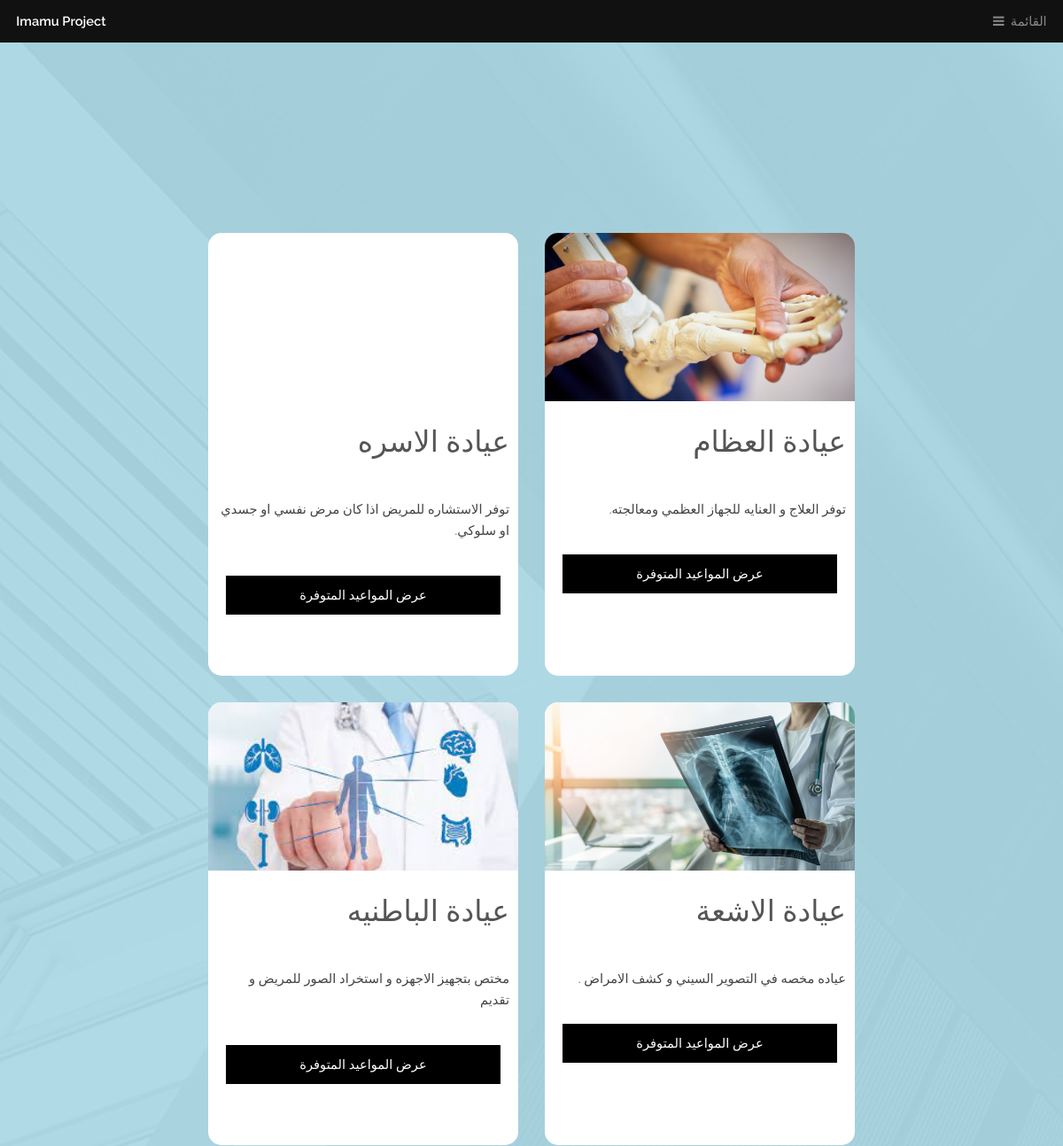
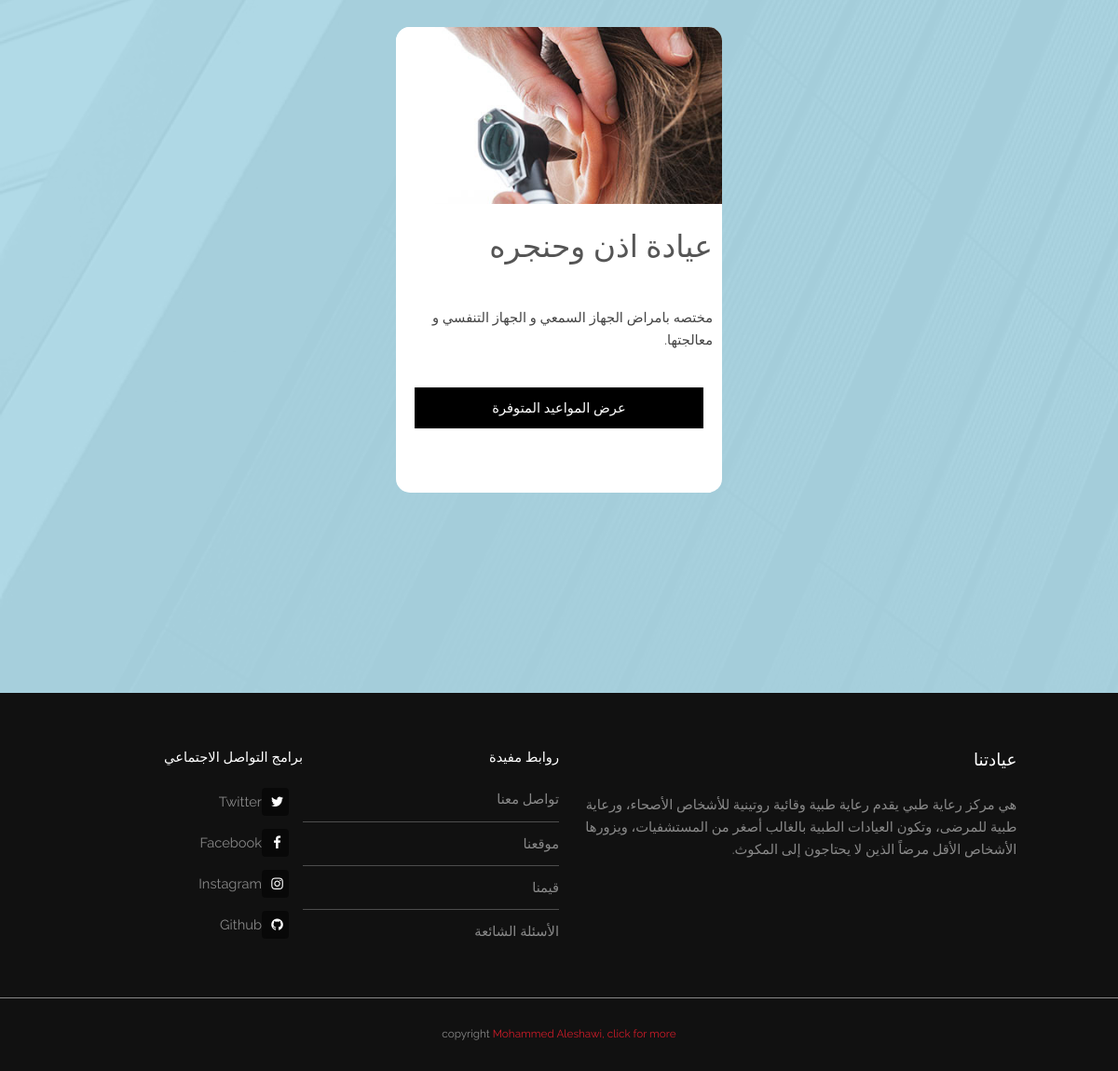
/ClinicType.php (signed in), run on the app's committed database (2 pictures, top to bottom).
### tables this page shows
CREATE TABLE `clinic_types` (
  `id` int(11) NOT NULL,
  `type_name` varchar(255) NOT NULL,
  `image_url` varchar(255) DEFAULT NULL,
  `description` text DEFAULT NULL
);

### ClinicType.php (the view, shortened to what this page needs)
<!DOCTYPE html>
<html dir='rtl' lang='ar'>
<head>
  <header id="header" dir="ltr" lang="en">
    <a class="logo" href="index.php">Imamu Project</a>
    <nav><a href="#menu">القائمة</a></nav>
  </header>
  <link rel="stylesheet" href="assets/css/main.css">
  <link rel="stylesheet" href="ClinicType.css">
</head>
<body>
  <header id="header" dir="ltr" lang="en">
    <a class="logo" href="index.html">Imamu Project</a>
    <nav><a href="#menu">القائمة</a></nav>
  </header>
  <section class="container">
    <?php
    include 'config.php';
    $sql = "SELECT * FROM clinic_types";
    $result = $conn->query($sql);
    if ($result->num_rows > 0) {
      while ($row = $result->fetch_assoc()) {
        echo "<div class='card'>";
        echo "<div class='card-image' style='background-image: url(" . $row['image_url'] . ");'></div>";
        echo "<h2>" . $row['type_name'] . "</h2>";
        echo "<p>" . $row['description'] . "</p>";
        echo "<a href='Doctors.php?clinic_id=" . $row['id'] . "'>عرض المواعيد المتوفرة </a>";
        echo "</div>";
      }
    } else {
      echo "No clinic types found";
    }
    ?>
  </section>
  <footer id="footer">
    <div class="inner">
      <div class="content">
        <section>
          <h3>عيادتنا</h3>
          <p>
            هي مركز رعاية طبي يقدم رعاية طبية وقائية روتينية للأشخاص الأصحاء،
            ورعاية طبية للمرضى، وتكون العيادات الطبية بالغالب أصغر من
            المستشفيات، ويزورها الأشخاص الأقل مرضاً الذين لا يحتاجون إلى
            المكوث.
          </p>
        </section>
        <section>
          <h4>روابط مفيدة</h4>
          <ul class="alt">
            <li><a href="ContactUs.php">تواصل معنا</a></li>
            <li><a href="https://maps.app.goo.gl/BkdD4PyRYsTDP2vM9" target="_blank">موقعنا</a></li>
            <li><a href="Rating.php">قيمنا</a></li>
            <li><a href="FAQs.html">الأسئلة الشائعة</a></li>
          </ul>
        </section>
        <section>
          <h4>برامج التواصل الاجتماعي</h4>
          <ul class="plain">
            <li>
              <a href="#"><i class="icon fa-twitter">&nbsp;</i>Twitter</a>
            </li>
            <li>
              <a href="#"><i class="icon fa-facebook">&nbsp;</i>Facebook</a>
            </li>
            <li>
              <a href="#"><i class="icon fa-instagram">&nbsp;</i>Instagram</a>
            </li>
            <li>
              <a href="#"><i class="icon fa-github">&nbsp;</i>Github</a>
            </li>
          </ul>
        </section>
      </div>
    </div>
  </footer>
  <div id="copyright" class="copyright">
    copyright
    <a href="Credit.pdf" download="Credit.pdf">Mohammed Aleshawi, click for more</a>
  </div>
</body>
</html>

### ClinicType.css (style rules this page uses)
* { box-sizing: border-box; padding: 0; margin: 0; }
body { display: flex; flex-direction: column; min-height: 100vh; background-color: lightblue; }
.container { display: flex; justify-content: center; flex-wrap: wrap; width: 100%; flex-grow: 1; padding: 200px; }
.card { background-color: white; width: 350px; height: 500px; margin: 15px; border-radius: 15px; }
.card-image { height: 190px; margin-bottom: 15px; background-size: cover; border-radius: 15px 15px 0 0; }
.card h2, .card p, .card a { padding: 10px; }
.card a { background-color: black; color: white; text-decoration: none; display: block; text-align: center; margin: 10px 20px; }

### data on the page
clinic_types: image_url (picture), type_name "عيادة العظام", description "توفر العلاج و العنايه للجهاز العظمي ومعالجته."
clinic_types: type_name "عيادة الاسره", description "توفر الاستشاره للمريض اذا كان مرض نفسي او جسدي او سلوكي."
clinic_types: image_url (picture), type_name "عيادة الاشعة", description "عياده مخصه في التصوير السيني و كشف الامراض ."
clinic_types: image_url (picture), type_name "عيادة الباطنيه", description "مختص بتجهيز الاجهزه و استخراد الصور للمريض و تقديم"
clinic_types: image_url (picture), type_name "عيادة اذن وحنجره", description "مختصه بامراض الجهاز السمعي و الجهاز التنفسي و معالجتها."
